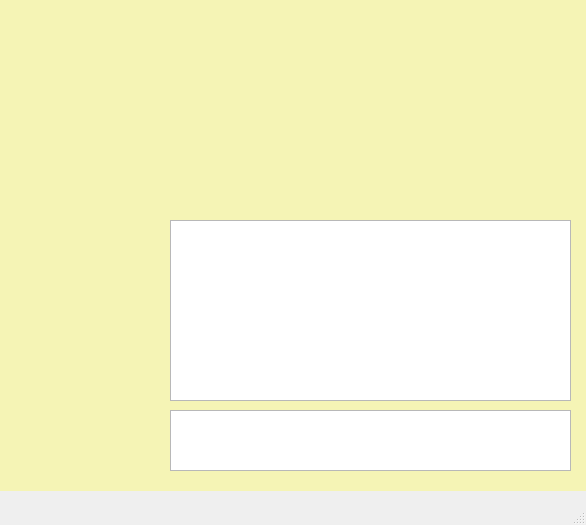
<?xml version="1.0" encoding="UTF-8"?>
<ui version="4.0">
 <class>VentanaEtapa</class>
 <widget class="QMainWindow" name="VentanaEtapa">
  <property name="geometry">
   <rect>
    <x>0</x>
    <y>0</y>
    <width>586</width>
    <height>525</height>
   </rect>
  </property>
  <property name="windowTitle">
   <string>MainWindow</string>
  </property>
  <widget class="QWidget" name="centralwidget">
   <widget class="QLabel" name="label">
    <property name="geometry">
     <rect>
      <x>0</x>
      <y>0</y>
      <width>591</width>
      <height>491</height>
     </rect>
    </property>
    <property name="styleSheet">
     <string notr="true">background-color: rgb(245, 244, 181);
border-image: url(:/Images/roboticArmIMG.png);</string>
    </property>
    <property name="text">
     <string/>
    </property>
   </widget>
   <widget class="QListWidget" name="lwProductos">
    <property name="geometry">
     <rect>
      <x>170</x>
      <y>220</y>
      <width>401</width>
      <height>181</height>
     </rect>
    </property>
   </widget>
   <widget class="QPushButton" name="btnDetener">
    <property name="geometry">
     <rect>
      <x>10</x>
      <y>380</y>
      <width>101</width>
      <height>41</height>
     </rect>
    </property>
    <property name="cursor">
     <cursorShape>PointingHandCursor</cursorShape>
    </property>
    <property name="styleSheet">
     <string notr="true">#btnDetener{
background-color:transparent;
	border-image: url(:/Images/onSwitch.png);
background:none;
border:none;
background-repeat:none;
}
#btnDetener:checked
{
	border-image: url(:/Images/offSwitch.png);
} </string>
    </property>
    <property name="text">
     <string/>
    </property>
   </widget>
   <widget class="QListWidget" name="lwErrores">
    <property name="geometry">
     <rect>
      <x>170</x>
      <y>410</y>
      <width>401</width>
      <height>61</height>
     </rect>
    </property>
   </widget>
  </widget>
  <widget class="QMenuBar" name="menubar">
   <property name="geometry">
    <rect>
     <x>0</x>
     <y>0</y>
     <width>586</width>
     <height>22</height>
    </rect>
   </property>
  </widget>
  <widget class="QStatusBar" name="statusbar"/>
 </widget>
 <resources/>
 <connections/>
</ui>
